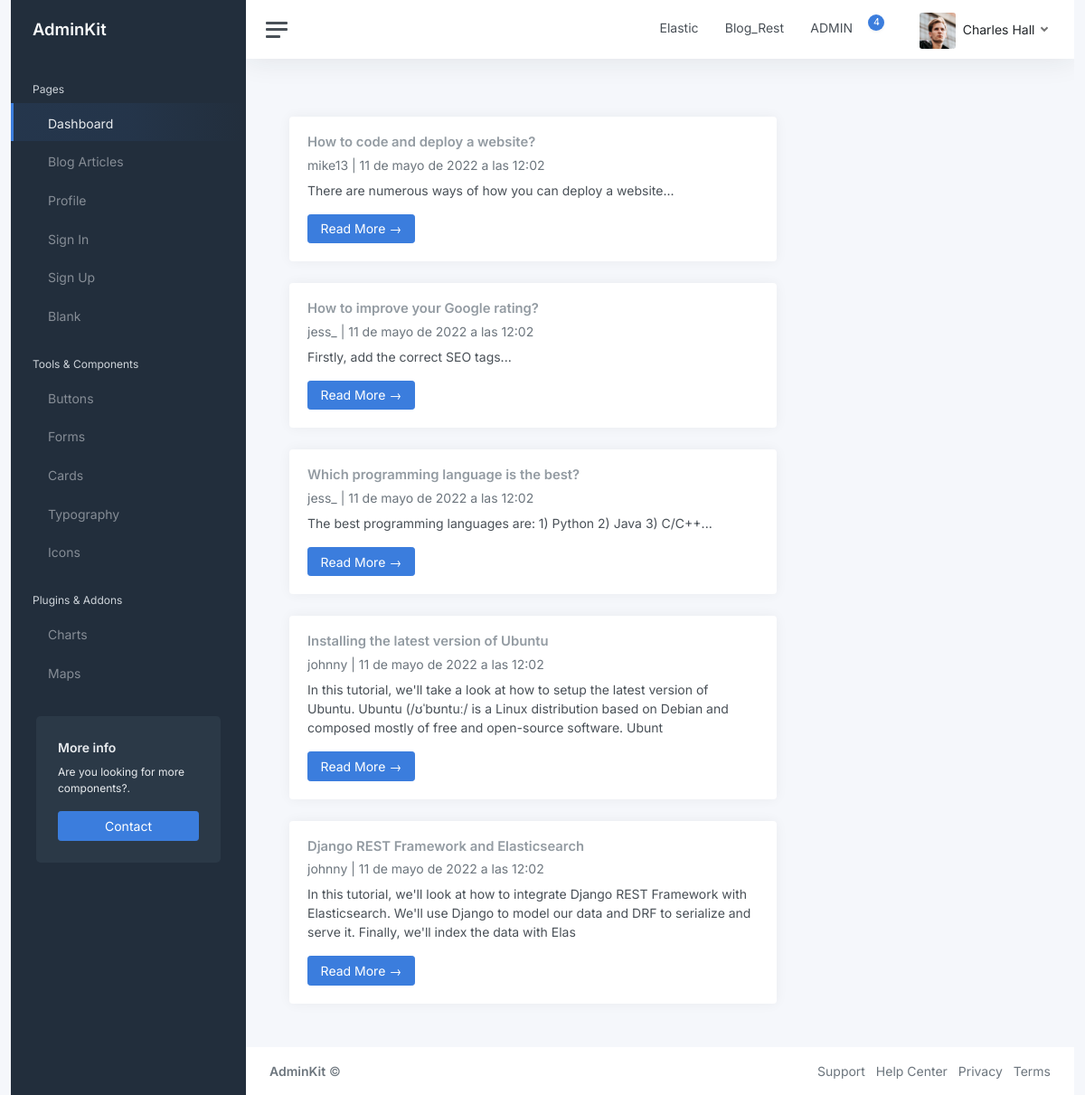
Page /blog_articles/ on the earlier database version.
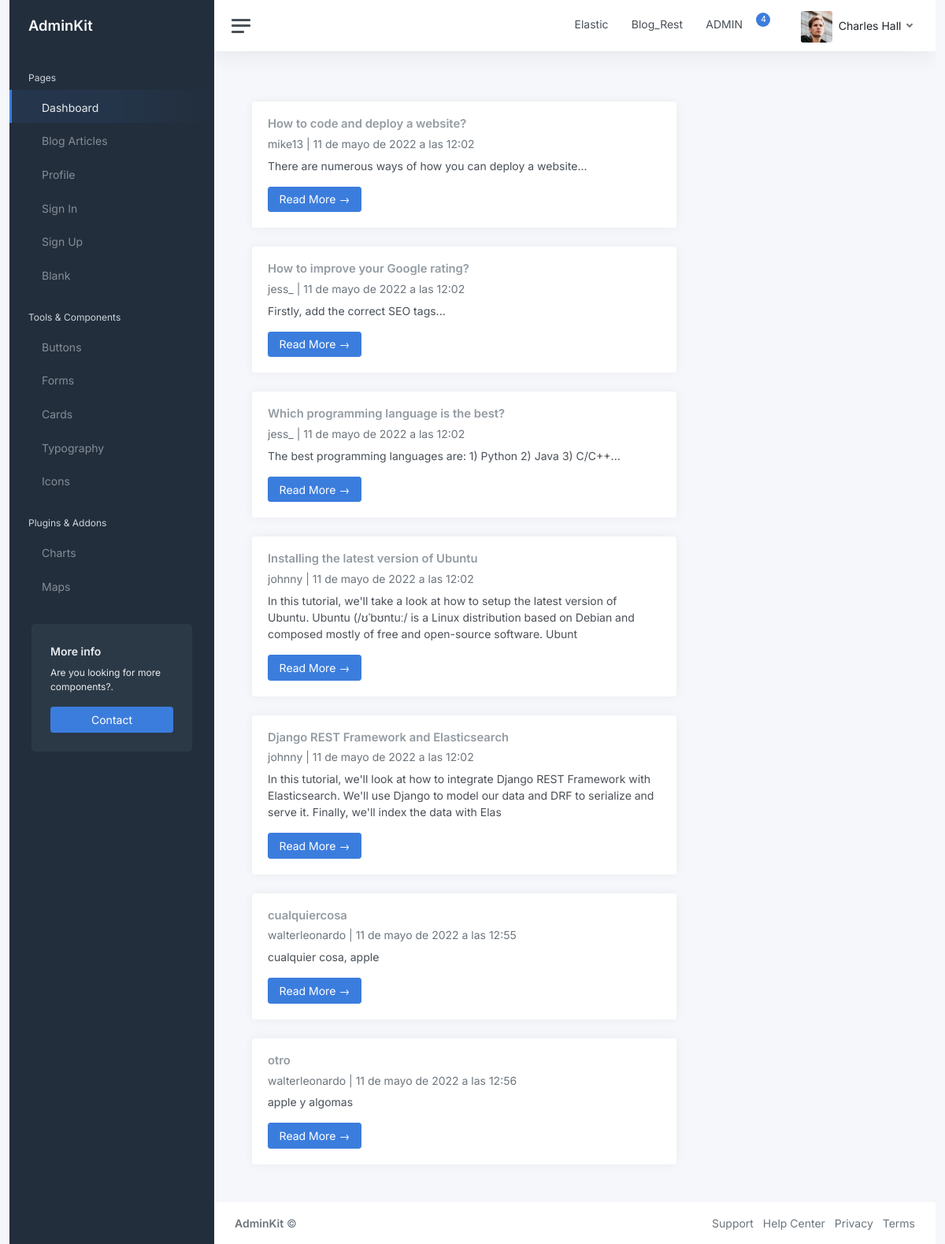
Same page on the later database version.
### blog/models.py (models this page shows, shortened)
class Article(models.Model):
    title = models.CharField(max_length=256)
    author = models.ForeignKey(to=User, on_delete=models.CASCADE)
    type = models.CharField(max_length=2, choices=ARTICLE_TYPES, default='UN')
    categories = models.ManyToManyField(to=Category, blank=True, related_name='categories')
    content = models.TextField()
    created_datetime = models.DateTimeField(auto_now_add=True)
    updated_datetime = models.DateTimeField(auto_now=True)

### landing/views.py (the view)
# urls.py: path('blog_articles/', views.blog_articles, name='blog_articles'),
def blog_articles(request):
    queryset = Article.objects.all()
    template_name = 'landing/blog_articles.html'
    context = {'blog_articles': queryset}
    return render(request, template_name, context)

### landing/templates/landing/blog_articles.html (shortened to what this page needs)
{% extends "base.html" %}
{% load static %}
{% block content %}
			<main class="content">
				<div class="container-fluid p-0">
					<div class="row">
						<div class="col-md-8 mt-3 left">
							{% for post in blog_articles %}
							<div class="card mb-4">
								<div class="card-body">
									<h2 class="card-title">{{ post.title }}</h2>
									<p class="card-text text-muted h6">{{ post.author }} | {{ post.created_datetime}} </p>
									<p class="card-text">{{post.content|slice:":200" }}</p>
									<a href="{% url 'blog_article_detail' post.pk  %}" class="btn btn-primary">Read More &rarr;</a>
								</div>
							</div>
							{% endfor %}
						</div>
					</div>
				</div>
			</main>
			{% endblock %}

### landing/templates/base.html (shortened to what this page needs)
{% load static %}
<!DOCTYPE html>
<html lang="en">
<head>
  <link href="{% static 'css/bootstrap.min.css' %}" rel="stylesheet">
  <link href="{% static 'css/app.css' %}" rel="stylesheet">
  <link rel="stylesheet" href="{% static 'css/styles.css' %}">
</head>
<body>
  <div class="container-fluid">
    <div class="wrapper">
      <nav id="sidebar" class="sidebar js-sidebar">
        <div class="sidebar-content js-simplebar">
          <a class="sidebar-brand" href="{% url 'index' %}"> <span class="align-middle">AdminKit</span> </a>
        <ul class="sidebar-nav">
            <li class="sidebar-header">
              Pages
            </li>
            <li class="sidebar-item active">
              <a class="sidebar-link" href="{% url 'index' %}">
                 <span class="align-middle">Dashboard</span>
              </a>
            </li>
            <li class="sidebar-item">
              <a class="sidebar-link" href="{% url 'blog_articles' %}">
                 <span class="align-middle">Blog Articles</span>
              </a>
            </li>
            <li class="sidebar-item">
              <a class="sidebar-link" href="{% url 'pages_profile' %}">
                 <span class="align-middle">Profile</span>
              </a>
            </li>
            <li class="sidebar-item">
              <a class="sidebar-link" href="{% url 'pages_sign_in' %}">
                 <span class="align-middle">Sign In</span>
              </a>
            </li>
            <li class="sidebar-item">
              <a class="sidebar-link" href="{% url 'pages_sign_up' %}">
                 <span class="align-middle">Sign Up</span>
              </a>
            </li>
            <li class="sidebar-item">
              <a class="sidebar-link" href="{% url 'pages_blank' %}">
                 <span class="align-middle">Blank</span>
              </a>
            </li>
            <li class="sidebar-header">
              Tools & Components
            </li>
            <li class="sidebar-item">
              <a class="sidebar-link" href="{% url 'ui_buttons' %}">
                 <span class="align-middle">Buttons</span>
              </a>
            </li>
            <li class="sidebar-item">
              <a class="sidebar-link" href="{% url 'ui_form' %}">
                 <span class="align-middle">Forms</span>
              </a>
            </li>
            <li class="sidebar-item">
              <a class="sidebar-link" href="{% url 'ui_cards' %}">
                 <span class="align-middle">Cards</span>
              </a>
            </li>
            <li class="sidebar-item">
              <a class="sidebar-link" href="{% url 'ui_typo' %}">
                 <span class="align-middle">Typography</span>
              </a>
            </li>
            <li class="sidebar-item">
              <a class="sidebar-link" href="{% url 'ui_feather' %}">
                 <span class="align-middle">Icons</span>
              </a>
            </li>
            <li class="sidebar-header">
              Plugins & Addons
            </li>
            <li class="sidebar-item">
              <a class="sidebar-link" href="{% url 'charts_chartjs' %}">
                 <span class="align-middle">Charts</span>
              </a>
            </li>
            <li class="sidebar-item">
              <a class="sidebar-link" href="{% url 'maps_google' %}">
                 <span class="align-middle">Maps</span>
              </a>
            </li>
          </ul>
          <div class="sidebar-cta">
            <div class="sidebar-cta-content">
              <strong class="d-inline-block mb-2">More info</strong>
              <div class="mb-3 text-sm">
                Are you looking for more components?.
              </div>
              <div class="d-grid">
                <a href="mailto: walterleonardo@gmail.com" class="btn btn-primary">Contact</a>
              </div>
            </div>
          </div>
        </div>
      </nav>
      <div class="main">
        <nav class="navbar navbar-expand navbar-light navbar-bg">
          <a class="sidebar-toggle js-sidebar-toggle"> <i class="hamburger align-self-center"></i> </a>
          <div class="navbar-collapse collapse">
            <ul class="navbar-nav navbar-align">
              <li>
                <a href="/search/user/1" class="btn btn-default">Elastic</a>
              </li>
              <li>
                <a href="/blog/" class="btn btn-default">Blog_Rest</a>
              </li>
              <li>
                <a href="/admin/" class="btn btn-default">ADMIN</a>
              </li>
              <li class="nav-item dropdown">
                <a class="nav-icon dropdown-toggle" href="#" id="alertsDropdown" data-bs-toggle="dropdown">
                  <div class="position-relative">
                    <span class="indicator">4</span>
                  </div>
                </a>
              </li>
              <li class="nav-item dropdown">
                <a class="nav-icon dropdown-toggle" href="#" id="messagesDropdown" data-bs-toggle="dropdown">
                </a>
              </li>
              <li class="nav-item dropdown">
                <a class="nav-link dropdown-toggle d-none d-sm-inline-block" href="#" data-bs-toggle="dropdown">
                  <img src="{% static 'img/avatars/avatar.jpg' %}" class="avatar img-fluid rounded me-1" alt="Charles Hall" /> <span class="text-dark">Charles Hall</span>
                </a>
              </li>
            </ul>
          </div>
        </nav>
   {% block content %}{% endblock %}
   <footer class="footer">
    <div class="container-fluid">
      <div class="row text-muted">
        <div class="col-6 text-start">
          <p class="mb-0">
            <a class="text-muted" href="https://adminkit.io/" target="_blank"><strong>AdminKit</strong></a> &copy;
          </p>
        </div>
        <div class="col-6 text-end">
          <ul class="list-inline">
            <li class="list-inline-item">
              <a class="text-muted" href="https://adminkit.io/" target="_blank">Support</a>
            </li>
            <li class="list-inline-item">
              <a class="text-muted" href="https://adminkit.io/" target="_blank">Help Center</a>
            </li>
            <li class="list-inline-item">
              <a class="text-muted" href="https://adminkit.io/" target="_blank">Privacy</a>
            </li>
            <li class="list-inline-item">
              <a class="text-muted" href="https://adminkit.io/" target="_blank">Terms</a>
            </li>
          </ul>
        </div>
      </div>
    </div>
  </footer>
  </div>
  </div>
  </div>
</body>
</html>

Differences in the rows shown:
added Article: title "cualquiercosa", author "walterleonardo", created_datetime "11 de mayo de 2022 a las 12:55", content "cualquier cosa, apple"
added Article: title "otro", author "walterleonardo", created_datetime "11 de mayo de 2022 a las 12:56", content "apple y algomas"
